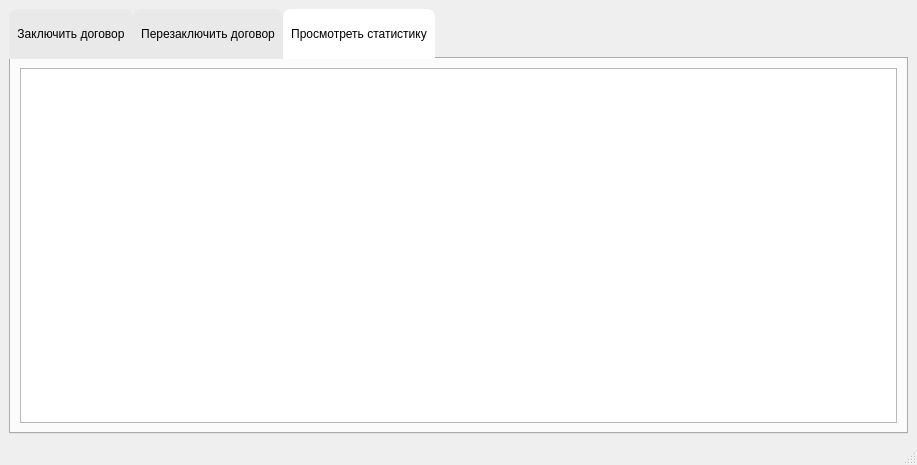
<?xml version="1.0" encoding="UTF-8"?>
<ui version="4.0">
 <class>AgentWindow</class>
 <widget class="QMainWindow" name="AgentWindow">
  <property name="geometry">
   <rect>
    <x>0</x>
    <y>0</y>
    <width>917</width>
    <height>465</height>
   </rect>
  </property>
  <property name="windowTitle">
   <string>MainWindow</string>
  </property>
  <widget class="QWidget" name="centralwidget">
   <layout class="QHBoxLayout" name="horizontalLayout">
    <item>
     <widget class="QTabWidget" name="tabWidget">
      <property name="styleSheet">
       <string notr="true">QTabBar::tab { 
	font: 500 8pt &quot;Montserrat Medium&quot;;
    background:	#e9e9e9;
    border-top-left-radius: 8px;
    border-top-right-radius: 8px;
	height: 34 px;
	padding: 8px;
}

QTabBar::tab:selected {
    background-color: white;
}
</string>
      </property>
      <property name="currentIndex">
       <number>2</number>
      </property>
      <widget class="QWidget" name="ConcludeTab">
       <attribute name="title">
        <string>Заключить договор</string>
       </attribute>
       <layout class="QHBoxLayout" name="horizontalLayout_2">
        <item>
         <layout class="QGridLayout" name="gridLayout">
          <item row="2" column="3">
           <widget class="QComboBox" name="comboBox">
            <property name="minimumSize">
             <size>
              <width>300</width>
              <height>40</height>
             </size>
            </property>
            <property name="styleSheet">
             <string notr="true">QComboBox {
	font: 500 9pt &quot;Montserrat Medium&quot;;
   background: #e9e9e9;
	border-radius: 5px;
	padding: 8px;
	border: 1px solid gray;
}

QComboBox:editable {
    background: #5fbaeb;
}

QComboBox:!editable:on, QComboBox::drop-down:editable:on {
    background: #cdcdcd;
}

QComboBox::drop-down {
	subcontrol-origin: padding;
	subcontrol-position: top right;
	width: 25px;
	border-left-width: 1px;
}

QComboBox::down-arrow {
   image: url(:/images/resources/CheckMark.png);
	width: 12px;
	height: 12px;
}
QComboBox QAbstractItemView::item {
height: 40px;
}
</string>
            </property>
            <property name="placeholderText">
             <string>Выберите тип договора</string>
            </property>
            <item>
             <property name="text">
              <string>Добровольное медицинское страхование</string>
             </property>
            </item>
            <item>
             <property name="text">
              <string>Страхование домашнего имущества</string>
             </property>
            </item>
            <item>
             <property name="text">
              <string>Страхование автотранспорта</string>
             </property>
            </item>
           </widget>
          </item>
          <item row="2" column="1">
           <widget class="QLineEdit" name="lineEdit">
            <property name="minimumSize">
             <size>
              <width>200</width>
              <height>40</height>
             </size>
            </property>
            <property name="styleSheet">
             <string notr="true">QLineEdit {
	font: 500 9pt &quot;Montserrat Medium&quot;;
   background: #e9e9e9;
	border-radius: 5px;
	padding: 8px;
	border: 1px solid gray;
}

QLineEdit:focus {
    border-color: #5fbaeb;
}
</string>
            </property>
            <property name="placeholderText">
             <string>Фамилия</string>
            </property>
           </widget>
          </item>
          <item row="2" column="0">
           <spacer name="horizontalSpacer_9">
            <property name="orientation">
             <enum>Qt::Horizontal</enum>
            </property>
            <property name="sizeType">
             <enum>QSizePolicy::Expanding</enum>
            </property>
            <property name="sizeHint" stdset="0">
             <size>
              <width>40</width>
              <height>20</height>
             </size>
            </property>
           </spacer>
          </item>
          <item row="0" column="2">
           <spacer name="verticalSpacer_3">
            <property name="orientation">
             <enum>Qt::Vertical</enum>
            </property>
            <property name="sizeType">
             <enum>QSizePolicy::MinimumExpanding</enum>
            </property>
            <property name="sizeHint" stdset="0">
             <size>
              <width>20</width>
              <height>20</height>
             </size>
            </property>
           </spacer>
          </item>
          <item row="1" column="3">
           <widget class="QLabel" name="label_2">
            <property name="styleSheet">
             <string notr="true">QLabel {
	font: 500 11pt &quot;Montserrat Medium&quot;;
}
</string>
            </property>
            <property name="text">
             <string>Информация о договоре:</string>
            </property>
           </widget>
          </item>
          <item row="2" column="4">
           <spacer name="horizontalSpacer_7">
            <property name="orientation">
             <enum>Qt::Horizontal</enum>
            </property>
            <property name="sizeType">
             <enum>QSizePolicy::Minimum</enum>
            </property>
            <property name="sizeHint" stdset="0">
             <size>
              <width>40</width>
              <height>20</height>
             </size>
            </property>
           </spacer>
          </item>
          <item row="6" column="2">
           <spacer name="verticalSpacer_4">
            <property name="orientation">
             <enum>Qt::Vertical</enum>
            </property>
            <property name="sizeType">
             <enum>QSizePolicy::MinimumExpanding</enum>
            </property>
            <property name="sizeHint" stdset="0">
             <size>
              <width>20</width>
              <height>20</height>
             </size>
            </property>
           </spacer>
          </item>
          <item row="3" column="3">
           <widget class="QLineEdit" name="lineEdit_6">
            <property name="minimumSize">
             <size>
              <width>0</width>
              <height>40</height>
             </size>
            </property>
            <property name="styleSheet">
             <string notr="true">QLineEdit {
	font: 500 9pt &quot;Montserrat Medium&quot;;
   background: #e9e9e9;
	border-radius: 5px;
	padding: 8px;
	border: 1px solid gray;
}

QLineEdit:focus {
    border-color: #5fbaeb;
}
</string>
            </property>
            <property name="placeholderText">
             <string>Сумма</string>
            </property>
           </widget>
          </item>
          <item row="2" column="2">
           <spacer name="horizontalSpacer_6">
            <property name="orientation">
             <enum>Qt::Horizontal</enum>
            </property>
            <property name="sizeType">
             <enum>QSizePolicy::Minimum</enum>
            </property>
            <property name="sizeHint" stdset="0">
             <size>
              <width>40</width>
              <height>20</height>
             </size>
            </property>
           </spacer>
          </item>
          <item row="1" column="1">
           <widget class="QLabel" name="label">
            <property name="styleSheet">
             <string notr="true">QLabel {
	font: 500 11pt &quot;Montserrat Medium&quot;;
}
</string>
            </property>
            <property name="text">
             <string>Информация о клиенте:</string>
            </property>
           </widget>
          </item>
          <item row="3" column="0">
           <spacer name="horizontalSpacer_10">
            <property name="orientation">
             <enum>Qt::Horizontal</enum>
            </property>
            <property name="sizeType">
             <enum>QSizePolicy::Fixed</enum>
            </property>
            <property name="sizeHint" stdset="0">
             <size>
              <width>80</width>
              <height>20</height>
             </size>
            </property>
           </spacer>
          </item>
          <item row="5" column="1">
           <widget class="QLineEdit" name="lineEdit_4">
            <property name="minimumSize">
             <size>
              <width>0</width>
              <height>40</height>
             </size>
            </property>
            <property name="styleSheet">
             <string notr="true">QLineEdit {
	font: 500 9pt &quot;Montserrat Medium&quot;;
   background: #e9e9e9;
	border-radius: 5px;
	padding: 8px;
	border: 1px solid gray;
}

QLineEdit:focus {
    border-color: #5fbaeb;
}
</string>
            </property>
            <property name="placeholderText">
             <string>Телефон</string>
            </property>
           </widget>
          </item>
          <item row="3" column="1">
           <widget class="QLineEdit" name="lineEdit_2">
            <property name="minimumSize">
             <size>
              <width>0</width>
              <height>40</height>
             </size>
            </property>
            <property name="styleSheet">
             <string notr="true">QLineEdit {
	font: 500 9pt &quot;Montserrat Medium&quot;;
   background: #e9e9e9;
	border-radius: 5px;
	padding: 8px;
	border: 1px solid gray;
}

QLineEdit:focus {
    border-color: #5fbaeb;
}
</string>
            </property>
            <property name="placeholderText">
             <string>Имя</string>
            </property>
           </widget>
          </item>
          <item row="7" column="5">
           <layout class="QHBoxLayout" name="horizontalLayout_5">
            <property name="rightMargin">
             <number>0</number>
            </property>
            <item>
             <spacer name="horizontalSpacer_11">
              <property name="orientation">
               <enum>Qt::Horizontal</enum>
              </property>
              <property name="sizeHint" stdset="0">
               <size>
                <width>40</width>
                <height>20</height>
               </size>
              </property>
             </spacer>
            </item>
            <item>
             <widget class="QPushButton" name="pushButton_2">
              <property name="minimumSize">
               <size>
                <width>160</width>
                <height>40</height>
               </size>
              </property>
              <property name="styleSheet">
               <string notr="true">QPushButton {
font: 500 14pt &quot;Montserrat Medium&quot;;
    background-color: #4CAF50; 
    color: white; 
    border: none;
    font-size: 14px;
    border-radius: 5px; 
}
QPushButton:hover {
    background-color: #45a049;
}
QPushButton:pressed {
    background-color: #357a38; 
}</string>
              </property>
              <property name="text">
               <string>Заключить договор</string>
              </property>
             </widget>
            </item>
           </layout>
          </item>
          <item row="4" column="1">
           <widget class="QLineEdit" name="lineEdit_3">
            <property name="minimumSize">
             <size>
              <width>0</width>
              <height>40</height>
             </size>
            </property>
            <property name="styleSheet">
             <string notr="true">QLineEdit {
	font: 500 9pt &quot;Montserrat Medium&quot;;
   background: #e9e9e9;
	border-radius: 5px;
	padding: 8px;
	border: 1px solid gray;
}

QLineEdit:focus {
    border-color: #5fbaeb;
}
</string>
            </property>
            <property name="placeholderText">
             <string>Отчество</string>
            </property>
           </widget>
          </item>
          <item row="2" column="5">
           <spacer name="horizontalSpacer_8">
            <property name="orientation">
             <enum>Qt::Horizontal</enum>
            </property>
            <property name="sizeHint" stdset="0">
             <size>
              <width>40</width>
              <height>20</height>
             </size>
            </property>
           </spacer>
          </item>
         </layout>
        </item>
       </layout>
      </widget>
      <widget class="QWidget" name="RenegotiateContract">
       <attribute name="title">
        <string>Перезаключить договор</string>
       </attribute>
       <layout class="QVBoxLayout" name="verticalLayout">
        <item>
         <widget class="QStackedWidget" name="stackedWidgetRenegotiateContract">
          <widget class="QWidget" name="page"/>
          <widget class="QWidget" name="page_2"/>
         </widget>
        </item>
       </layout>
      </widget>
      <widget class="QWidget" name="StatisticTab">
       <attribute name="title">
        <string>Просмотреть статистику</string>
       </attribute>
       <layout class="QHBoxLayout" name="horizontalLayout_6">
        <item>
         <widget class="QTableView" name="statisticView">
          <property name="styleSheet">
           <string notr="true">QTableView {
    color: black; /*цвет текста внутри таблицы*/
    gridline-color: black /*цвет сетки*/;
}
QHeaderView::section {
	background-color: #e9e9e9; /*цвет названия солбцов и номеров строки*/
   color: black; /*цвет текста хэдеров*/
}

QScrollBar:horizontal 
{
   background-color: #e9e9e9;
	border: 1px solid  #7a7a7a;
}


QScrollBar::handle:horizontal 
{
    background-color: #aeaeae;
}

QScrollBar::add-line:horizontal, 
QScrollBar::sub-line:horizontal,
QScrollBar::add-page:horizontal, 
QScrollBar::sub-page:horizontal 
{
    width: 0px;
    background-color: transparent;
}


QScrollBar:vertical 
{
  	background-color: #e9e9e9;
	border: 1px solid  #7a7a7a;
}

QScrollBar::handle:vertical 
{
    background-color: #aeaeae;
}


QScrollBar::add-line:vertical, 
QScrollBar::sub-line:vertical,
QScrollBar::add-page:vertical, 
QScrollBar::sub-page:vertical 
{
    height: 0px;
    background-color: transparent;
}</string>
          </property>
         </widget>
        </item>
       </layout>
      </widget>
     </widget>
    </item>
   </layout>
  </widget>
  <widget class="QMenuBar" name="menubar">
   <property name="geometry">
    <rect>
     <x>0</x>
     <y>0</y>
     <width>917</width>
     <height>17</height>
    </rect>
   </property>
  </widget>
  <widget class="QStatusBar" name="statusbar"/>
 </widget>
 <resources/>
 <connections/>
</ui>
